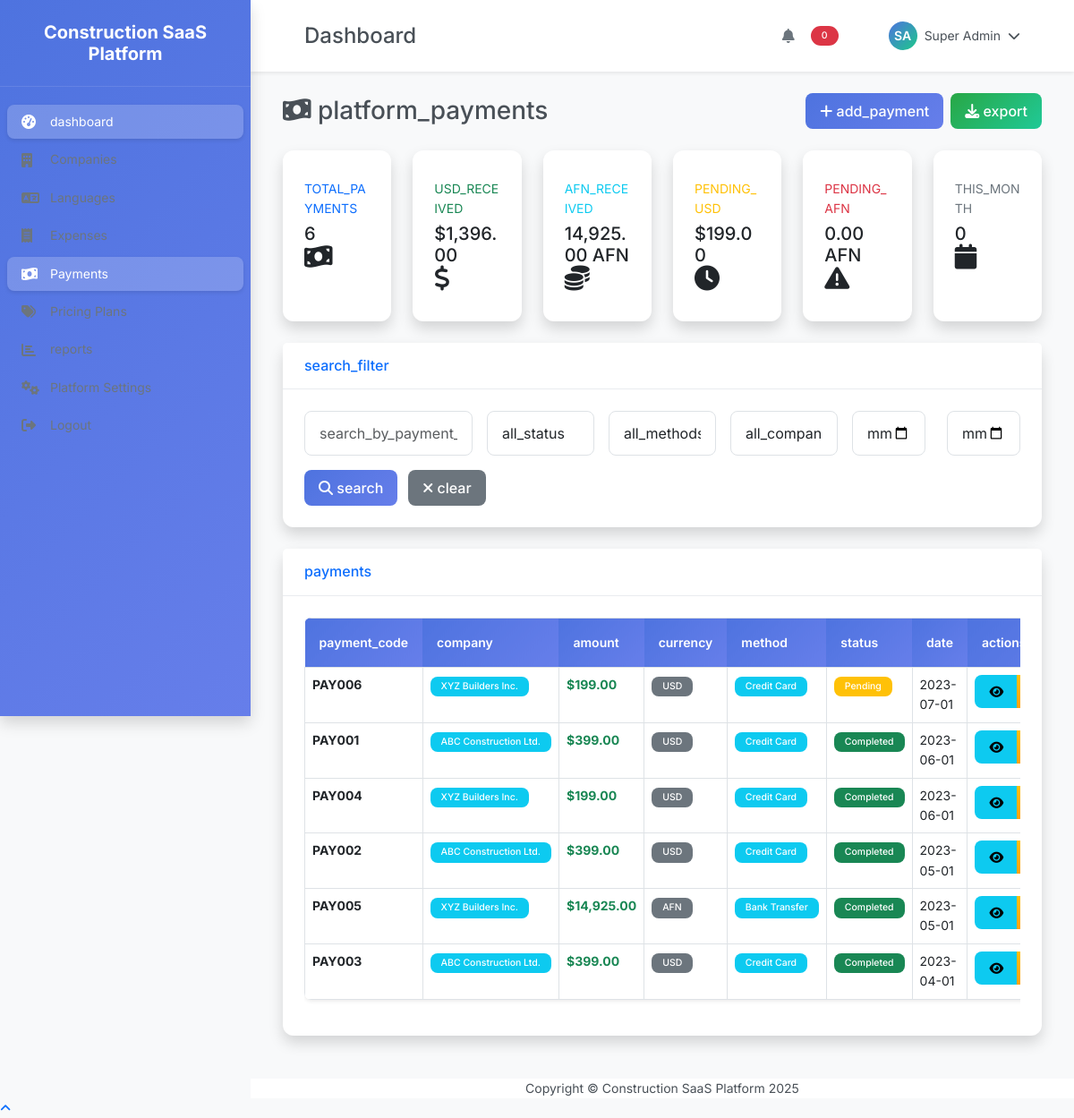
/super-admin/payments/index.php (signed in), run on the app's committed database.
### tables this page shows
CREATE TABLE users (
    id INT PRIMARY KEY AUTO_INCREMENT,
    company_id INT,
    username VARCHAR(50) UNIQUE,
    email VARCHAR(100) UNIQUE NOT NULL,
    password_hash VARCHAR(255) NOT NULL,
    first_name VARCHAR(50) NOT NULL,
    last_name VARCHAR(50) NOT NULL,
    phone VARCHAR(20),
    role VARCHAR(20) NOT NULL DEFAULT 'employee',
    status VARCHAR(20) DEFAULT 'active',
    is_active BOOLEAN DEFAULT TRUE,
    last_login TIMESTAMP NULL,
    created_at TIMESTAMP DEFAULT CURRENT_TIMESTAMP,
    updated_at TIMESTAMP DEFAULT CURRENT_TIMESTAMP ON UPDATE CURRENT_TIMESTAMP,
    FOREIGN KEY (company_id) REFERENCES companies(id) ON DELETE CASCADE
);

CREATE TABLE company_payments (
    id INT PRIMARY KEY AUTO_INCREMENT,
    company_id INT NOT NULL,
    payment_code VARCHAR(20) NOT NULL,
    amount DECIMAL(10,2) NOT NULL,
    currency VARCHAR(3) DEFAULT 'USD',
    payment_method VARCHAR(20),
    payment_status VARCHAR(20) DEFAULT 'completed',
    billing_period_start DATE,
    billing_period_end DATE,
    subscription_plan VARCHAR(20),
    transaction_id VARCHAR(100),
    payment_date DATE NOT NULL,
    notes TEXT,
    created_at TIMESTAMP DEFAULT CURRENT_TIMESTAMP,
    updated_at TIMESTAMP DEFAULT CURRENT_TIMESTAMP ON UPDATE CURRENT_TIMESTAMP,
    FOREIGN KEY (company_id) REFERENCES companies(id) ON DELETE CASCADE,
    UNIQUE KEY unique_company_payment_per_company (company_id, payment_code)
);

CREATE TABLE companies (
    id INT PRIMARY KEY AUTO_INCREMENT,
    company_code VARCHAR(20) UNIQUE NOT NULL,
    company_name VARCHAR(100) NOT NULL,
    contact_person VARCHAR(100),
    contact_email VARCHAR(100),
    contact_phone VARCHAR(20),
    address TEXT,
    city VARCHAR(50),
    state VARCHAR(50),
    country VARCHAR(50),
    subscription_plan VARCHAR(20) DEFAULT 'basic',
    subscription_status VARCHAR(20) DEFAULT 'trial',
    trial_ends_at DATE,
    max_employees INT DEFAULT 25,
    max_machines INT DEFAULT 50,
    max_projects INT DEFAULT 25,
    employee_count INT DEFAULT 0,
    is_active BOOLEAN DEFAULT TRUE,
    created_at TIMESTAMP DEFAULT CURRENT_TIMESTAMP,
    updated_at TIMESTAMP DEFAULT CURRENT_TIMESTAMP ON UPDATE CURRENT_TIMESTAMP
);

CREATE TABLE currencies (
    id INT PRIMARY KEY AUTO_INCREMENT,
    currency_code VARCHAR(3) UNIQUE NOT NULL,
    currency_name VARCHAR(50) NOT NULL,
    currency_symbol VARCHAR(5) NOT NULL,
    exchange_rate_to_usd DECIMAL(10,4) DEFAULT 1.0000,
    is_active BOOLEAN DEFAULT TRUE,
    created_at TIMESTAMP DEFAULT CURRENT_TIMESTAMP,
    updated_at TIMESTAMP DEFAULT CURRENT_TIMESTAMP ON UPDATE CURRENT_TIMESTAMP
);

### public/super-admin/payments/index.php (the view, shortened to what the rows shown need)
<?php
require_once '../../../config/config.php';
require_once '../../../includes/header.php';
$db = new Database();
$conn = $db->getConnection();
$page = isset($_GET['page']) ? (int)$_GET['page'] : 1;
$limit = ITEMS_PER_PAGE;
$offset = ($page - 1) * $limit;
$where_conditions = ["1=1"];
$params = [];
$where_clause = implode(' AND ', $where_conditions);
$sql = "
    SELECT cp.*, c.company_name
    FROM company_payments cp
    LEFT JOIN companies c ON cp.company_id = c.id
    WHERE $where_clause
    ORDER BY cp.payment_date DESC
    LIMIT ? OFFSET ?
";
$params[] = $limit;
$params[] = $offset;
$stmt = $conn->prepare($sql);
$stmt->execute($params);
$payments = $stmt->fetchAll(PDO::FETCH_ASSOC);
?>
<div class="container-fluid">
    <div class="d-sm-flex align-items-center justify-content-between mb-4">
        <h1 class="h3 mb-0 text-gray-800">
            <i class="fas fa-money-bill-wave"></i> <?php echo __('platform_payments'); ?>
        </h1>
    </div>
    <div class="card shadow mb-4">
        <div class="card-body">
            <?php if (empty($payments)): ?>
                <div class="text-center py-4">
                    <i class="fas fa-money-bill-wave fa-3x text-gray-300 mb-3"></i>
                    <h5 class="text-gray-500"><?php echo __('no_payments_found'); ?></h5>
                    <p class="text-gray-400"><?php echo __('payments_from_companies_will_appear_here'); ?></p>
                </div>
            <?php else: ?>
                <div class="table-responsive">
                    <table class="table table-bordered" id="paymentsTable" width="100%" cellspacing="0">
                        <thead>
                            <tr>
                                <th><?php echo __('payment_code'); ?></th>
                                <th><?php echo __('company'); ?></th>
                                <th><?php echo __('amount'); ?></th>
                                <th><?php echo __('currency'); ?></th>
                                <th><?php echo __('method'); ?></th>
                                <th><?php echo __('status'); ?></th>
                                <th><?php echo __('date'); ?></th>
                                <th><?php echo __('actions'); ?></th>
                            </tr>
                        </thead>
                        <tbody>
                            <?php foreach ($payments as $payment): ?>
                                <tr>
                                    <td>
                                        <strong><?php echo htmlspecialchars($payment['payment_code']); ?></strong>
                                    </td>
                                    <td>
                                        <span class="badge bg-info">
                                            <?php echo htmlspecialchars($payment['company_name'] ?? __('na')); ?>
                                        </span>
                                    </td>
                                    <td>
                                        <strong class="text-success">
                                            <?php echo formatCurrency($payment['amount']); ?>
                                        </strong>
                                    </td>
                                    <td>
                                        <span class="badge bg-secondary">
                                            <?php echo htmlspecialchars($payment['currency']); ?>
                                        </span>
                                    </td>
                                    <td>
                                        <span class="badge bg-info">
                                            <?php echo ucwords(str_replace('_', ' ', $payment['payment_method'])); ?>
                                        </span>
                                    </td>
                                    <td>
                                        <span class="badge <?php
                                            echo $payment['payment_status'] === 'completed' ? 'bg-success' :
                                                ($payment['payment_status'] === 'pending' ? 'bg-warning' :
                                                ($payment['payment_status'] === 'failed' ? 'bg-danger' : 'bg-secondary'));
                                        ?>">
                                            <?php echo ucfirst($payment['payment_status']); ?>
                                        </span>
                                    </td>
                                    <td><?php echo formatDate($payment['payment_date']); ?></td>
                                    <td>
                                        <div class="btn-group" role="group">
                                            <a href="view.php?id=<?php echo $payment['id']; ?>"
                                               class="btn btn-sm btn-info" title="View">
                                                <i class="fas fa-eye"></i>
                                            </a>
                                            <a href="edit.php?id=<?php echo $payment['id']; ?>"
                                               class="btn btn-sm btn-warning" title="Edit">
                                            </a>
                                        </div>
                                    </td>
                                </tr>
                            <?php endforeach; ?>
                        </tbody>
                    </table>
                </div>
            <?php endif; ?>
        </div>
    </div>
</div>
<?php require_once '../../../includes/footer.php'; ?>

### includes/header.php (shortened to what the rows shown need)
<?php
$base_path = __DIR__ . DIRECTORY_SEPARATOR . '..' . DIRECTORY_SEPARATOR . 'config' . DIRECTORY_SEPARATOR;
require_once $base_path . 'config.php';
$current_user = getCurrentUser();
$is_super_admin = isSuperAdmin();
$db = new Database();
$conn = $db->getConnection();
function getSystemSettingLocal($conn, $key, $default = '') {
    $stmt = $conn->prepare("SELECT setting_value FROM system_settings WHERE setting_key = ?");
    $stmt->execute([$key]);
    $result = $stmt->fetch(PDO::FETCH_ASSOC);
    return $result ? $result['setting_value'] : $default;
}
$platform_name = getSystemSettingLocal($conn, 'platform_name', 'Construction SaaS Platform');
$theme_mode = getSystemSettingLocal($conn, 'theme_mode', 'light');
$sidebar_style = getSystemSettingLocal($conn, 'sidebar_style', 'default');
?>
<!DOCTYPE html>
<html lang="en" dir="<?php echo isRTL() ? 'rtl' : 'ltr'; ?>">
<head>
    <link href="https://cdn.jsdelivr.net/npm/bootstrap@5.3.0/dist/css/bootstrap.min.css" rel="stylesheet">
    <link rel="stylesheet" href="https://cdnjs.cloudflare.com/ajax/libs/font-awesome/6.4.0/css/all.min.css">
</head>
<body data-theme="<?php echo $theme_mode; ?>">
    <nav class="sidebar <?php echo $sidebar_style; ?>" id="sidebar">
        <div class="sidebar-header">
            <h1 class="sidebar-brand"><?php echo htmlspecialchars($platform_name); ?></h1>
        </div>
            <?php if ($is_super_admin): ?>
                        <span><?php echo __('reports'); ?></span>
            <?php endif; ?>
    </nav>
    <div class="main-content" id="main-content">
        <nav class="top-navbar">
            <div class="container-fluid">
                <div class="d-flex justify-content-between align-items-center">
                    <div class="d-flex align-items-center">
                        <div class="dropdown">
                            <a class="user-dropdown-toggle" href="#" role="button" data-bs-toggle="dropdown">
                                <div class="user-avatar">
                                    <?php echo strtoupper(substr($current_user['first_name'], 0, 1) . substr($current_user['last_name'], 0, 1)); ?>
                                </div>
                                <span class="d-none d-md-inline"><?php echo htmlspecialchars($current_user['first_name'] . ' ' . $current_user['last_name']); ?></span>
                                <i class="fas fa-chevron-down ms-2"></i>
                            </a>
                        </div>
                    </div>
                </div>
            </div>
        </nav>
        <div class="container-fluid p-4">

### data on the page
users: first_name+last_name "SA", first_name+last_name "Super Admin"
company_payments: payment_code "PAY006", company.company_name "XYZ Builders Inc.", amount.currency_symbol "$199.00", currency "USD", payment_method "Credit Card", payment_status "Pending", payment_date "2023-07-01"
company_payments: payment_code "PAY001", company.company_name "ABC Construction Ltd.", amount.currency_symbol "$399.00", currency "USD", payment_method "Credit Card", payment_status "Completed", payment_date "2023-06-01"
company_payments: payment_code "PAY004", company.company_name "XYZ Builders Inc.", amount.currency_symbol "$199.00", currency "USD", payment_method "Credit Card", payment_status "Completed", payment_date "2023-06-01"
company_payments: payment_code "PAY002", company.company_name "ABC Construction Ltd.", amount.currency_symbol "$399.00", currency "USD", payment_method "Credit Card", payment_status "Completed", payment_date "2023-05-01"
company_payments: payment_code "PAY005", company.company_name "XYZ Builders Inc.", amount.currency_symbol "$14,925.00", currency "AFN", payment_method "Bank Transfer", payment_status "Completed", payment_date "2023-05-01"
company_payments: payment_code "PAY003", company.company_name "ABC Construction Ltd.", amount.currency_symbol "$399.00", currency "USD", payment_method "Credit Card", payment_status "Completed", payment_date "2023-04-01"

### other printed values
$platform_name "Construction SaaS Platform"
__('dashboard') "dashboard"
$page_title "Dashboard"
__('platform_payments') "platform_payments"
__('add_payment') "add_payment"
__('export') "export"
__('total_payments') "TOTAL_PAYMENTS"
$total_payments "6"
__('usd_received') "USD_RECEIVED"
$total_received_usd "1,396.00"
__('afn_received') "AFN_RECEIVED"
$total_received_afn "14,925.00"
__('pending_usd') "PENDING_USD"
$total_pending_usd "199.00"
__('pending_afn') "PENDING_AFN"
